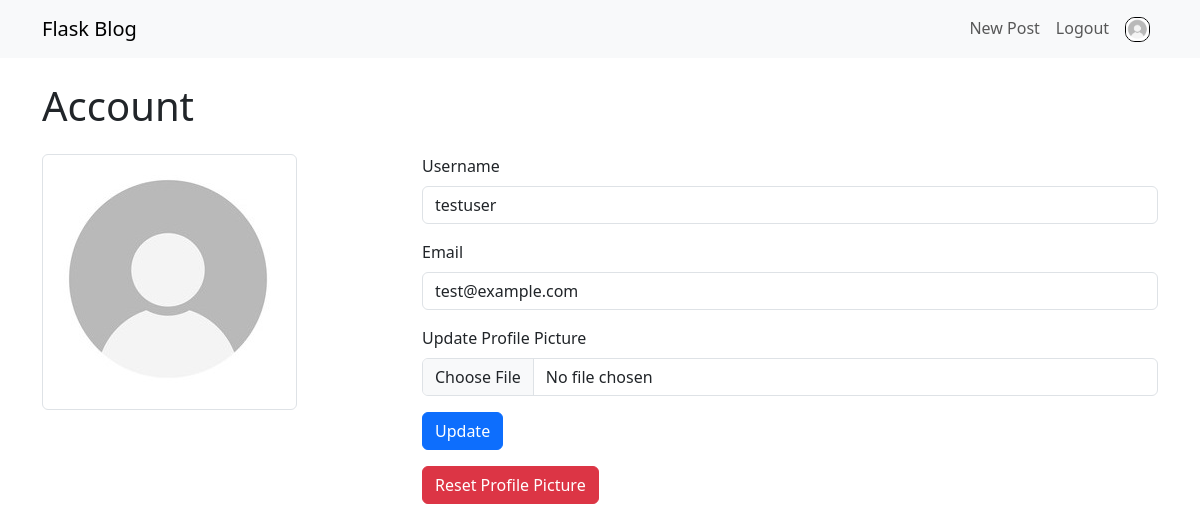
Page /account (signed in) on the committed database.
### app/models.py (models this page shows, shortened)
class User(db.Model, UserMixin):
    id = db.Column(db.Integer, primary_key=True)
    username = db.Column(db.String(20), unique=True, nullable=False)
    email = db.Column(db.String(120), unique=True, nullable=False)
    image_file = db.Column(db.String(20), nullable=False, default='default.jpg')
    password = db.Column(db.String(60), nullable=False)
    posts = db.relationship('Post', back_populates='user')

### app/routes.py (the view)
@app.route("/account", methods=['GET', 'POST'])
@login_required
def account():
    form = UpdateAccountForm()
    if form.validate_on_submit():
        if form.picture.data:
            picture_file = save_profile_picture(form.picture.data)
            current_user.image_file = picture_file
        current_user.username = form.username.data
        current_user.email = form.email.data
        db.session.commit()
        flash('Your account has been updated!', 'success')
        return redirect(url_for('account'))
    elif request.method == 'GET':
        form.username.data = current_user.username
        form.email.data = current_user.email
    image_file = url_for('static', filename='profile_pics/' + current_user.image_file)
    return render_template('account.html', title='Account', image_file=image_file, form=form)

### app/forms.py (shortened to what this page needs)
class UpdateAccountForm(FlaskForm):
    username = StringField('Username', validators=[DataRequired(), Length(min=2, max=20)])
    email = StringField('Email', validators=[DataRequired(), Email()])
    picture = FileField('Update Profile Picture', validators=[FileAllowed(['jpg', 'png'])])
    submit = SubmitField('Update')

### app/models.py (called while the page is built)
@login_manager.user_loader
def load_user(user_id):
    return User.query.get(int(user_id))

### app/templates/account.html (shortened to what this page needs)
{% extends "base.html" %}
{% block content %}
<h1 class="mb-4">Account</h1>
<div class="row">
    <div class="col-md-4">
        <img src="{{ image_file }}" alt="Profile Picture" class="img-thumbnail">
    </div>
    <div class="col-md-8">
        <form method="POST" enctype="multipart/form-data">
            <div class="mb-3">
                {{ form.username.label(class="form-label") }}
                {{ form.username(class="form-control") }}
            </div>
            <div class="mb-3">
                {{ form.email.label(class="form-label") }}
                {{ form.email(class="form-control") }}
            </div>
            <div class="mb-3">
                {{ form.picture.label(class="form-label") }}
                {{ form.picture(class="form-control") }}
            </div>
            <button type="submit" class="btn btn-primary">Update</button>
        </form>
        <form method="POST" action="{{ url_for('reset_picture') }}" class="mt-3">
            <button type="submit" class="btn btn-danger">Reset Profile Picture</button>
        </form>
    </div>
</div>
{% endblock %}

### app/templates/base.html (shortened to what this page needs)
<!DOCTYPE html>
<html lang="en">
<head>
    <link href="https://cdn.jsdelivr.net/npm/bootstrap@5.3.0-alpha3/dist/css/bootstrap.min.css" rel="stylesheet">
</head>
<body>
    <nav class="navbar navbar-expand-lg navbar-light bg-light">
        <div class="container">
            <a class="navbar-brand" href="{{ url_for('home') }}">Flask Blog</a>
            <div class="collapse navbar-collapse" id="navbarNav">
                <ul class="navbar-nav ms-auto">
                    {% if current_user.is_authenticated %}
                        <li class="nav-item">
                            <a class="nav-link" href="{{ url_for('new_post') }}">New Post</a>
                        </li>
                        <li class="nav-item">
                            <a class="nav-link" href="{{ url_for('logout') }}">Logout</a>
                        </li>
                        <li class="nav-item">
                            <a class="nav-link" href="{{ url_for('account')}}"><img src="{{ url_for('static', filename='profile_pics/' + current_user.image_file ) }}" style="height: 25px; border: black 1px solid; border-radius: 10px;" alt="Profile Picture"></a>
                        </li>
                    {% endif %}
                </ul>
            </div>
        </div>
    </nav>
    <div class="container mt-4">
        {% block content %}{% endblock %}
    </div>
</body>
</html>

### rows in the picture
User: image_file (placeholder picture), username "testuser", email "test@example.com"
